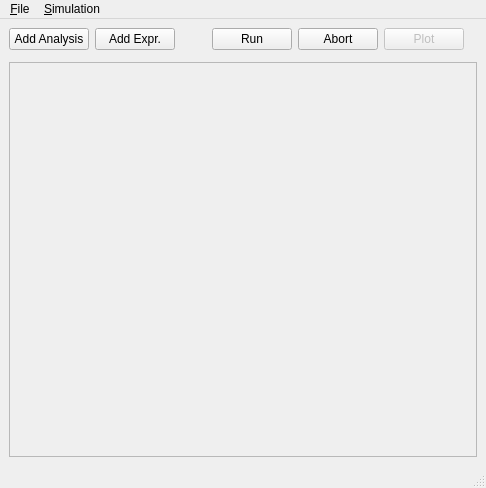
<?xml version="1.0" encoding="UTF-8"?>
<ui version="4.0">
 <class>SimWin</class>
 <widget class="QMainWindow" name="SimWin">
  <property name="geometry">
   <rect>
    <x>0</x>
    <y>0</y>
    <width>486</width>
    <height>488</height>
   </rect>
  </property>
  <property name="windowTitle">
   <string>MainWindow</string>
  </property>
  <widget class="QWidget" name="centralwidget">
   <layout class="QVBoxLayout" name="verticalLayout">
    <item>
     <layout class="QHBoxLayout" name="horizontalLayout">
      <item>
       <widget class="QPushButton" name="btnSim">
        <property name="text">
         <string>Add Analysis</string>
        </property>
       </widget>
      </item>
      <item>
       <widget class="QPushButton" name="btnExpr">
        <property name="text">
         <string>Add Expr.</string>
        </property>
       </widget>
      </item>
      <item>
       <spacer name="horizontalSpacer">
        <property name="orientation">
         <enum>Qt::Horizontal</enum>
        </property>
        <property name="sizeHint" stdset="0">
         <size>
          <width>40</width>
          <height>20</height>
         </size>
        </property>
       </spacer>
      </item>
      <item>
       <widget class="QPushButton" name="btnRun">
        <property name="text">
         <string>Run</string>
        </property>
       </widget>
      </item>
      <item>
       <widget class="QPushButton" name="btnStop">
        <property name="text">
         <string>Abort</string>
        </property>
       </widget>
      </item>
      <item>
       <widget class="QPushButton" name="btnPlot">
        <property name="enabled">
         <bool>false</bool>
        </property>
        <property name="text">
         <string>Plot</string>
        </property>
       </widget>
      </item>
      <item>
       <widget class="QLabel" name="status">
        <property name="text">
         <string>&lt;Status&gt;</string>
        </property>
       </widget>
      </item>
     </layout>
    </item>
    <item>
     <widget class="FileFrame" name="fileFrame">
      <property name="frameShape">
       <enum>QFrame::StyledPanel</enum>
      </property>
      <property name="frameShadow">
       <enum>QFrame::Plain</enum>
      </property>
     </widget>
    </item>
    <item>
     <widget class="QScrollArea" name="scrollArea">
      <property name="widgetResizable">
       <bool>true</bool>
      </property>
      <property name="alignment">
       <set>Qt::AlignLeading|Qt::AlignLeft|Qt::AlignTop</set>
      </property>
      <widget class="QWidget" name="scrollAreaWidgetContents">
       <property name="geometry">
        <rect>
         <x>0</x>
         <y>0</y>
         <width>472</width>
         <height>392</height>
        </rect>
       </property>
       <layout class="QVBoxLayout" name="verticalLayout_2">
        <item>
         <widget class="QWidget" name="topArea" native="true"/>
        </item>
       </layout>
      </widget>
     </widget>
    </item>
   </layout>
  </widget>
  <widget class="QMenuBar" name="menubar">
   <property name="geometry">
    <rect>
     <x>0</x>
     <y>0</y>
     <width>486</width>
     <height>20</height>
    </rect>
   </property>
   <widget class="QMenu" name="menu_File">
    <property name="title">
     <string>&amp;File</string>
    </property>
    <addaction name="actionNew"/>
    <addaction name="actionOpen"/>
    <addaction name="actionSave"/>
    <addaction name="actionSaveAs"/>
    <addaction name="separator"/>
    <addaction name="actionExit"/>
   </widget>
   <widget class="QMenu" name="menu_Simulation">
    <property name="title">
     <string>&amp;Simulation</string>
    </property>
    <addaction name="actionRun"/>
    <addaction name="actionAbort"/>
    <addaction name="separator"/>
    <addaction name="actionPlot"/>
   </widget>
   <addaction name="menu_File"/>
   <addaction name="menu_Simulation"/>
  </widget>
  <widget class="QStatusBar" name="statusbar"/>
  <action name="actionNew">
   <property name="text">
    <string>&amp;New</string>
   </property>
   <property name="shortcut">
    <string>Ctrl+N</string>
   </property>
  </action>
  <action name="actionOpen">
   <property name="text">
    <string>&amp;Open</string>
   </property>
   <property name="shortcut">
    <string>Ctrl+O</string>
   </property>
  </action>
  <action name="actionSave">
   <property name="text">
    <string>&amp;Save</string>
   </property>
   <property name="shortcut">
    <string>Ctrl+S</string>
   </property>
  </action>
  <action name="actionSaveAs">
   <property name="text">
    <string>Save &amp;As</string>
   </property>
  </action>
  <action name="actionExit">
   <property name="text">
    <string>&amp;Exit</string>
   </property>
   <property name="shortcut">
    <string>Ctrl+Q</string>
   </property>
  </action>
  <action name="actionRun">
   <property name="text">
    <string>&amp;Run</string>
   </property>
   <property name="shortcut">
    <string>Ctrl+R</string>
   </property>
  </action>
  <action name="actionAbort">
   <property name="text">
    <string>Abort</string>
   </property>
  </action>
  <action name="actionPlot">
   <property name="text">
    <string>&amp;Plot</string>
   </property>
   <property name="shortcut">
    <string>Ctrl+P</string>
   </property>
  </action>
 </widget>
 <customwidgets>
  <customwidget>
   <class>FileFrame</class>
   <extends>QFrame</extends>
   <header>.fileframe</header>
   <container>1</container>
  </customwidget>
 </customwidgets>
 <resources/>
 <connections>
  <connection>
   <sender>actionExit</sender>
   <signal>triggered()</signal>
   <receiver>SimWin</receiver>
   <slot>close()</slot>
   <hints>
    <hint type="sourcelabel">
     <x>-1</x>
     <y>-1</y>
    </hint>
    <hint type="destinationlabel">
     <x>242</x>
     <y>243</y>
    </hint>
   </hints>
  </connection>
  <connection>
   <sender>btnRun</sender>
   <signal>clicked()</signal>
   <receiver>actionRun</receiver>
   <slot>trigger()</slot>
   <hints>
    <hint type="sourcelabel">
     <x>327</x>
     <y>36</y>
    </hint>
    <hint type="destinationlabel">
     <x>-1</x>
     <y>-1</y>
    </hint>
   </hints>
  </connection>
  <connection>
   <sender>btnStop</sender>
   <signal>clicked()</signal>
   <receiver>actionAbort</receiver>
   <slot>trigger()</slot>
   <hints>
    <hint type="sourcelabel">
     <x>385</x>
     <y>36</y>
    </hint>
    <hint type="destinationlabel">
     <x>-1</x>
     <y>-1</y>
    </hint>
   </hints>
  </connection>
  <connection>
   <sender>btnPlot</sender>
   <signal>clicked()</signal>
   <receiver>actionPlot</receiver>
   <slot>trigger()</slot>
   <hints>
    <hint type="sourcelabel">
     <x>390</x>
     <y>36</y>
    </hint>
    <hint type="destinationlabel">
     <x>-1</x>
     <y>-1</y>
    </hint>
   </hints>
  </connection>
 </connections>
</ui>
